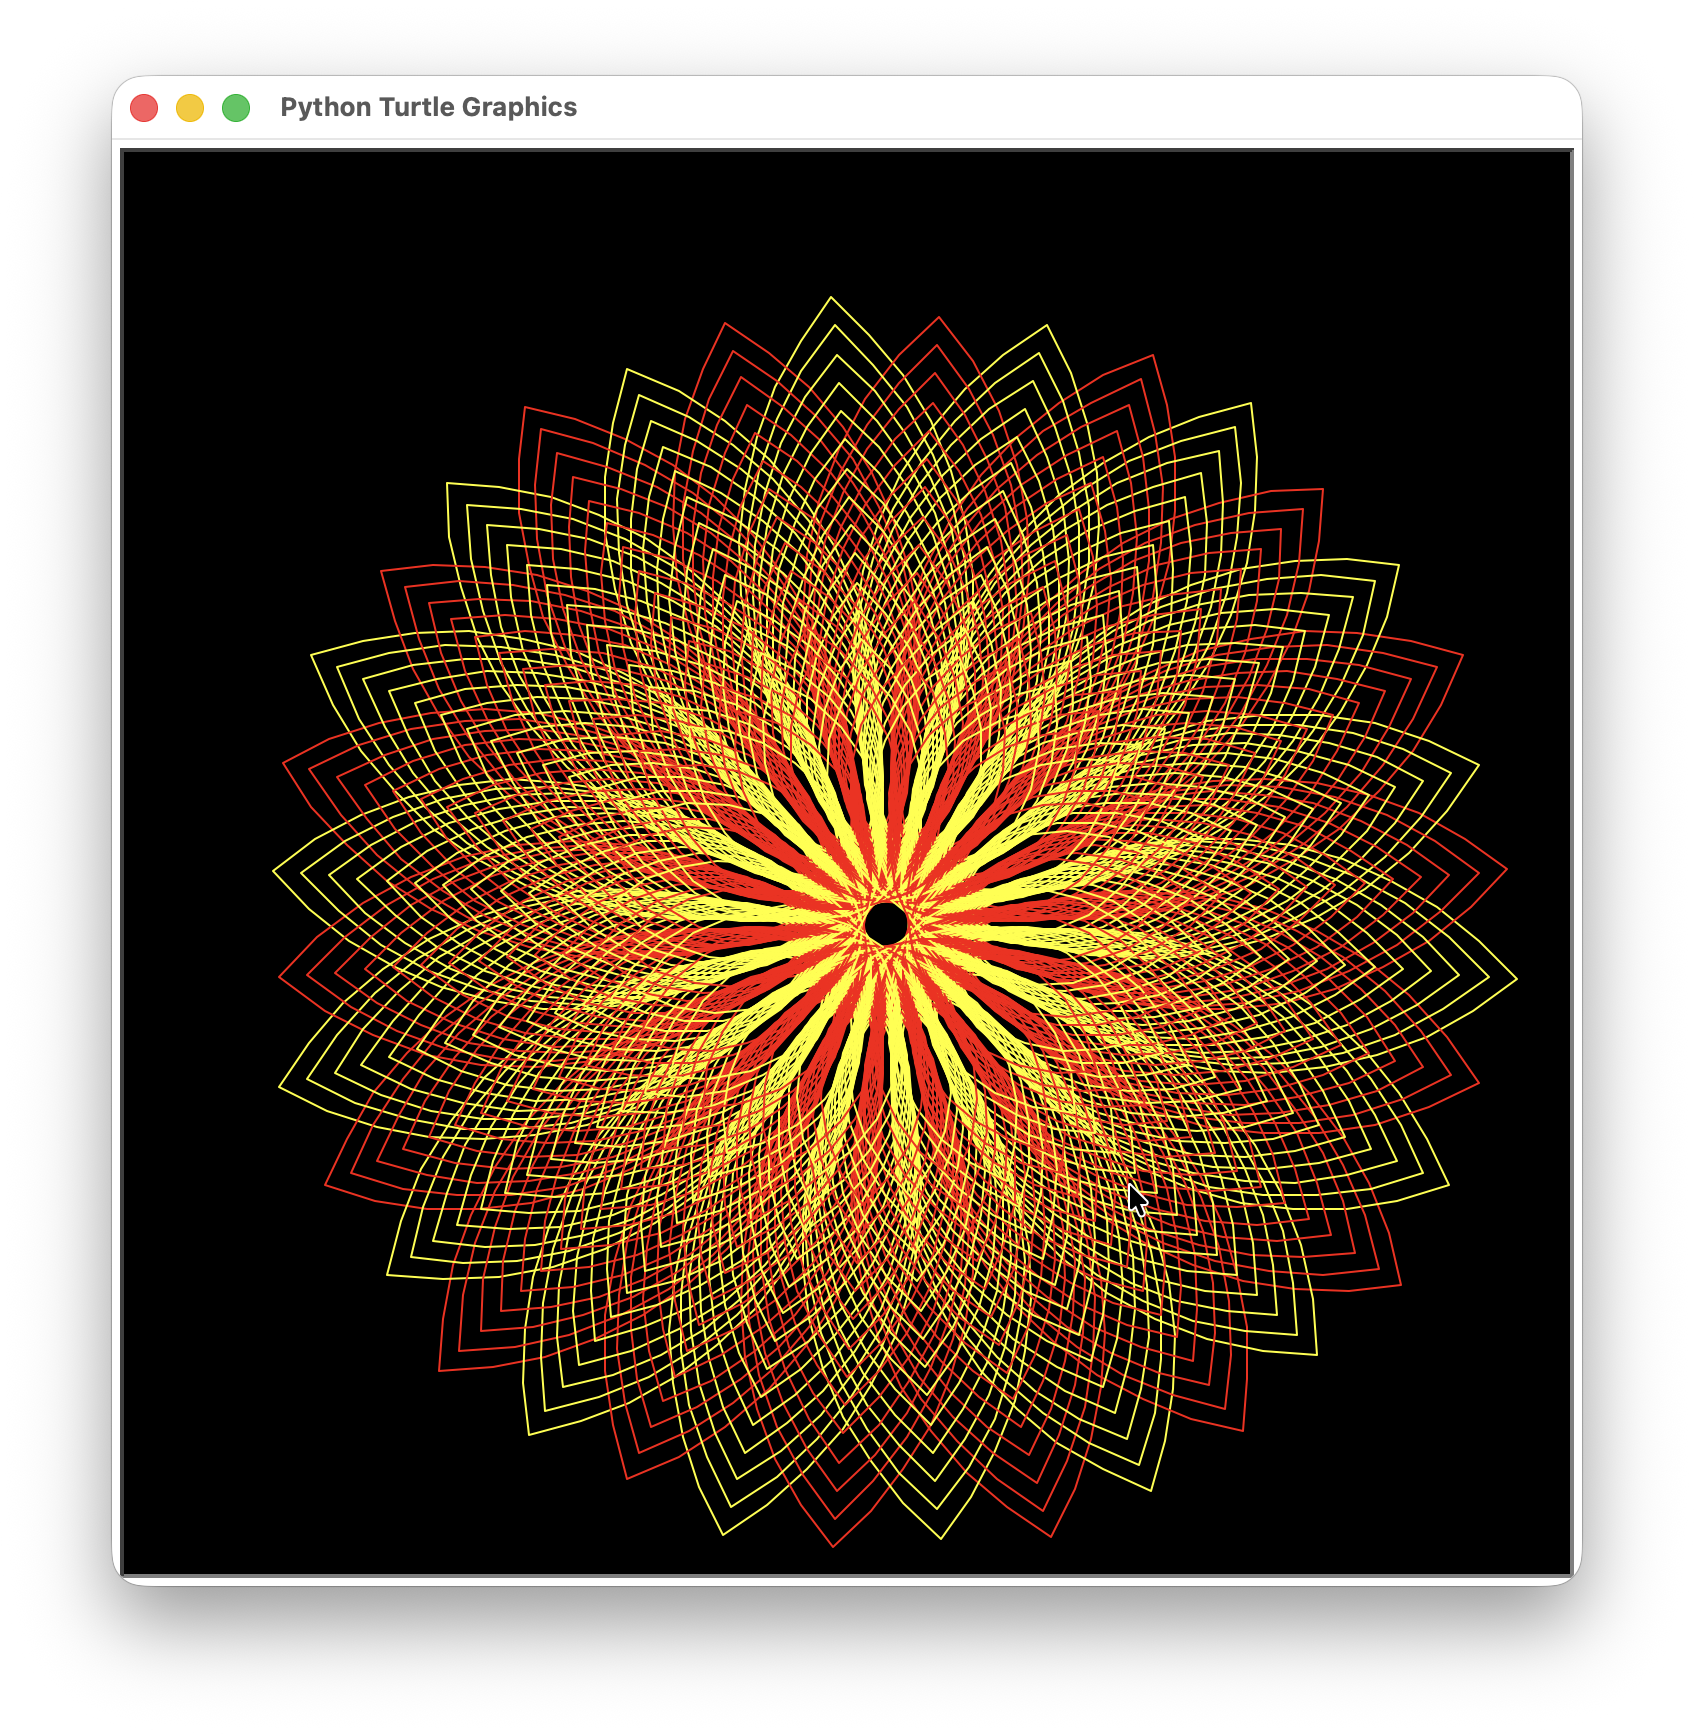

Write the Python code that produced this figure.
import turtle
turtle.bgcolor("black")
turtle.speed(0)
turtle.hideturtle()
colors=["yellow","red","yellow","red"]
for i in range(120):
    for c in colors:
        turtle.color(c)
        turtle.circle(200-i,100)
        turtle.lt(90)
        turtle.circle(200-i,100)
        turtle.rt(60)
        turtle.end_fill
turtle.mainloop()
